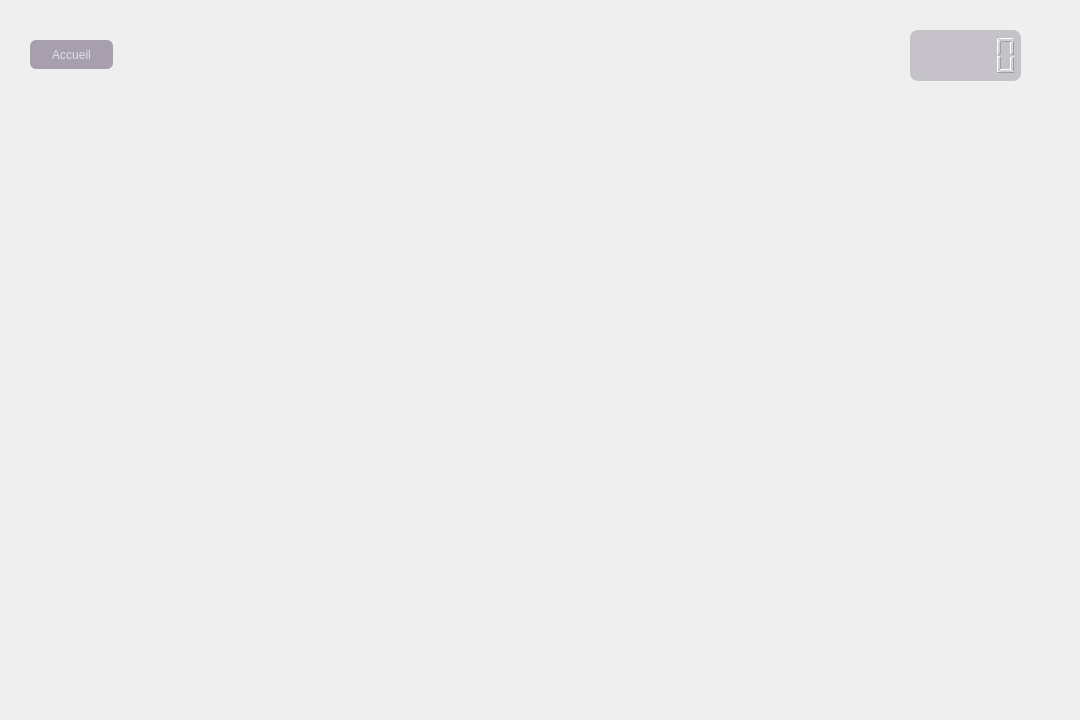
<?xml version="1.0" encoding="UTF-8"?>
<ui version="4.0">
 <class>MainWindow</class>
 <widget class="QMainWindow" name="MainWindow">
  <property name="geometry">
   <rect>
    <x>0</x>
    <y>0</y>
    <width>1080</width>
    <height>720</height>
   </rect>
  </property>
  <property name="sizePolicy">
   <sizepolicy hsizetype="Preferred" vsizetype="Preferred">
    <horstretch>0</horstretch>
    <verstretch>0</verstretch>
   </sizepolicy>
  </property>
  <property name="font">
   <font>
    <family>Microsoft Sans Serif</family>
    <pointsize>10</pointsize>
    <bold>true</bold>
    <kerning>true</kerning>
   </font>
  </property>
  <property name="windowTitle">
   <string>MainWindow</string>
  </property>
  <property name="iconSize">
   <size>
    <width>30</width>
    <height>30</height>
   </size>
  </property>
  <widget class="QWidget" name="centralwidget">
   <widget class="QStackedWidget" name="stackedWidget">
    <property name="geometry">
     <rect>
      <x>0</x>
      <y>0</y>
      <width>1080</width>
      <height>720</height>
     </rect>
    </property>
    <property name="currentIndex">
     <number>1</number>
    </property>
    <widget class="QWidget" name="page_accueil">
     <widget class="QLabel" name="label">
      <property name="geometry">
       <rect>
        <x>10</x>
        <y>10</y>
        <width>131</width>
        <height>81</height>
       </rect>
      </property>
      <property name="text">
       <string>&lt;html&gt;&lt;head/&gt;&lt;body&gt;&lt;p align=&quot;center&quot;&gt;&lt;span style=&quot; font-size:12pt; color:#787878;&quot;&gt;Accueil&lt;/span&gt;&lt;/p&gt;&lt;/body&gt;&lt;/html&gt;</string>
      </property>
     </widget>
     <widget class="QPushButton" name="pushButton_2">
      <property name="geometry">
       <rect>
        <x>470</x>
        <y>350</y>
        <width>171</width>
        <height>61</height>
       </rect>
      </property>
      <property name="toolTip">
       <string>&lt;html&gt;&lt;head/&gt;&lt;body&gt;&lt;p&gt;&lt;br/&gt;&lt;/p&gt;&lt;/body&gt;&lt;/html&gt;</string>
      </property>
      <property name="styleSheet">
       <string notr="true">background-color: rgba(74,57,88, 0.407);
border-color:rgba(196, 196, 196, 0.4);
color: rgba(240, 240, 240, 0.850);
border-radius: 6px;
font: 13pt &quot;Segoe UI&quot;;</string>
      </property>
      <property name="text">
       <string>Play</string>
      </property>
     </widget>
    </widget>
    <widget class="QWidget" name="page_jeu">
     <widget class="MonCanvas" name="canvas" native="true">
      <property name="geometry">
       <rect>
        <x>0</x>
        <y>0</y>
        <width>1081</width>
        <height>721</height>
       </rect>
      </property>
      <widget class="QPushButton" name="pushButton">
       <property name="geometry">
        <rect>
         <x>30</x>
         <y>40</y>
         <width>83</width>
         <height>29</height>
        </rect>
       </property>
       <property name="styleSheet">
        <string notr="true">background-color: rgba(74,57,88, 0.440);
border-color:rgba(74,57,88, 0.4);
color: rgba(250, 250, 250, 0.700);
border-radius: 6px;</string>
       </property>
       <property name="text">
        <string>Accueil</string>
       </property>
      </widget>
      <widget class="QLCDNumber" name="Digital_clock">
       <property name="geometry">
        <rect>
         <x>910</x>
         <y>30</y>
         <width>111</width>
         <height>51</height>
        </rect>
       </property>
       <property name="styleSheet">
        <string notr="true">color: rgba(252, 252, 252, 0.220);
gridline-color: rgba(196, 196, 196, 0.407);
background-color: rgba(74,57,88, 0.250);
border : 0px solid rgba(196, 196, 196, 0.407);
border-radius: 8px;</string>
       </property>
      </widget>
     </widget>
    </widget>
    <widget class="QWidget" name="page_victoire">
     <widget class="QLabel" name="label_3">
      <property name="geometry">
       <rect>
        <x>390</x>
        <y>240</y>
        <width>321</width>
        <height>151</height>
       </rect>
      </property>
      <property name="text">
       <string>&lt;html&gt;&lt;head/&gt;&lt;body&gt;&lt;p align=&quot;center&quot;&gt;&lt;span style=&quot; font-size:20pt; color:#0b7a3d;&quot;&gt;You Win !&lt;/span&gt;&lt;/p&gt;&lt;/body&gt;&lt;/html&gt;</string>
      </property>
     </widget>
    </widget>
    <widget class="QWidget" name="page_defaite">
     <widget class="QLabel" name="label_2">
      <property name="geometry">
       <rect>
        <x>370</x>
        <y>210</y>
        <width>361</width>
        <height>241</height>
       </rect>
      </property>
      <property name="text">
       <string>&lt;html&gt;&lt;head/&gt;&lt;body&gt;&lt;p align=&quot;center&quot;&gt;&lt;span style=&quot; font-size:20pt; color:#5b5b5b;&quot;&gt;You Lose !&lt;/span&gt;&lt;/p&gt;&lt;/body&gt;&lt;/html&gt;</string>
      </property>
     </widget>
    </widget>
   </widget>
  </widget>
 </widget>
 <customwidgets>
  <customwidget>
   <class>MonCanvas</class>
   <extends>QWidget</extends>
   <header>moncanvas.h</header>
   <container>1</container>
  </customwidget>
 </customwidgets>
 <resources/>
 <connections/>
</ui>
